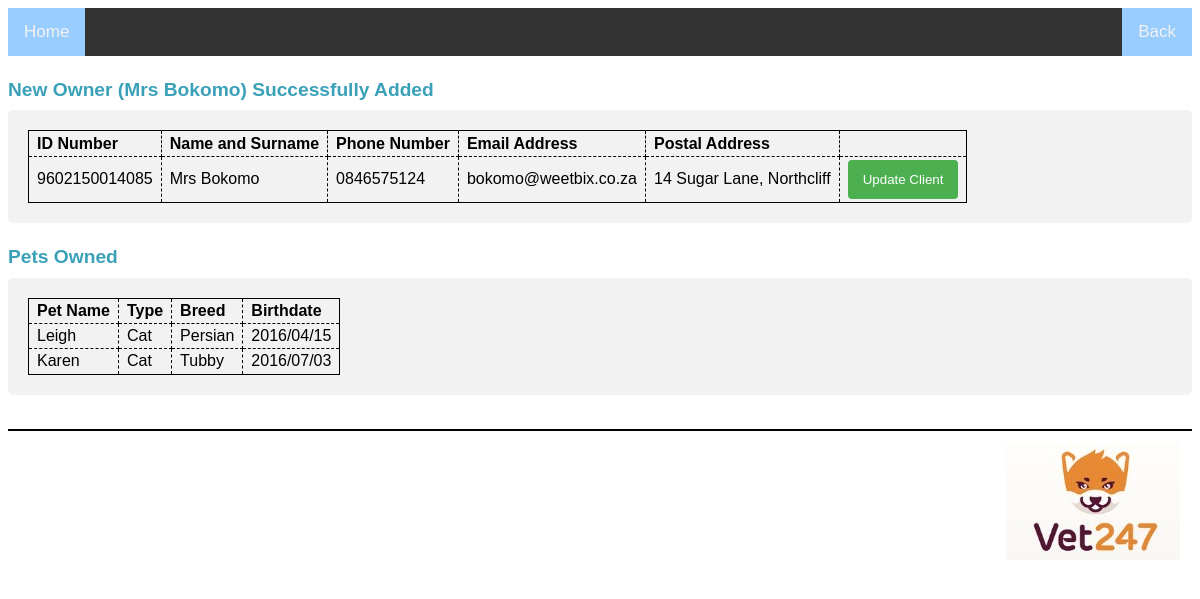
/owners/owner_result.php?new=9602150014085, run on the app's committed database.
### tables this page shows
CREATE TABLE `tblowners` (
  `ownerID` varchar(13) NOT NULL,
  `nameSurname` varchar(60) NOT NULL,
  `phoneNum` varchar(10) NOT NULL,
  `emailAdd` varchar(100) NOT NULL,
  `postalAdd` text NOT NULL
);

CREATE TABLE `tblpets` (
  `name` varchar(30) NOT NULL,
  `animalType` varchar(30) NOT NULL,
  `breed` varchar(30) NOT NULL,
  `ownerID` varchar(13) NOT NULL,
  `birthdate` varchar(30) NOT NULL
);

### util/functions.php (called while the page is built, shortened)
<?php
require('../model/connection.php');
function new_client() {
	if (htmlspecialchars($_GET['new']) != '') {
	$clientid = htmlspecialchars($_GET['new']);
	global $db;
	$queryAll = 'SELECT * FROM tblowners
             WHERE ownerID = :ownerID';
	$statementB = $db->prepare($queryAll);
	$statementB->bindValue(':ownerID', $clientid);
	$statementB->execute();
	$clients = $statementB->fetchAll();
	return $clients;
	}
}
function retrieve_pets($clientid) {
	global $db;
	$queryAll = 'SELECT * FROM tblpets
				 WHERE ownerID = :ownerID';
	$statementB = $db->prepare($queryAll);
	$statementB->bindValue(':ownerID', $clientid);
	$statementB->execute();
	$pets = $statementB->fetchAll();
	return $pets;
}
?>

### owners/owner_result.php (the view, shortened to what this page needs)
<?php
include '../util/functions.php';
if ($_GET['new'] != '') {
	$clients = new_client();
	foreach ($clients as $client) {
		$clientname = $client['nameSurname'];
		$clientid = $client['ownerID'];
	}
	$result = "New Owner ($clientname) Successfully Added";
	$pets = retrieve_pets($clientid);
}
?>
<!DOCTYPE html>
<html>
<head>
    <link rel="stylesheet" type="text/css" href="../view/main.css" />
	<link rel="stylesheet" href="https://cdnjs.cloudflare.com/ajax/libs/font-awesome/4.7.0/css/font-awesome.min.css"/>
</head>
<body>
<main>
	<br>
    <h2><?php echo $result;?></h2>
    <div class="container">
        <table>
            <tr>
                <th>ID Number</th>
                <th>Name and Surname</th>
                <th>Phone Number</th>
                <th>Email Address</th>
				<th>Postal Address</th>
            </tr>
            <?php foreach ($clients as $client) : ?>
            <tr>
                <td><?php echo $client['ownerID']; ?></td>
                <td><?php echo $client['nameSurname']; ?></td>
                <td><?php echo $client['phoneNum']; ?></td>
				<td><?php echo $client['emailAdd']; ?></td>
				<td><?php echo $client['postalAdd']; ?></td>
			<td><form action="update_owner.php" method="get">
                    <input type="submit" value="Update Client"></input>
            </form></td>
            </tr>
            <?php endforeach; ?>
        </table>
	</div>
	<br>
	<h2>Pets Owned</h2>
	<div class="container">
        <table>
            <tr>
                <th>Pet Name</th>
                <th>Type</th>
                <th>Breed</th>
                <th>Birthdate</th>
            </tr>
            <?php foreach ($pets as $pet) : ?>
            <tr>
                <td><?php echo $pet['name']; ?></td>
                <td><?php echo $pet['animalType']; ?></td>
                <td><?php echo $pet['breed']; ?></td>
				<td><?php echo $pet['birthdate']; ?></td>
            </tr>
            <?php endforeach; ?>
        </table>
	</div>
</main>
</body>
<br/>
<footer>
 <a class="logo"><img src="../view/logo2.jpg" style="padding: 12px 12px 12px 5px; float: right;"></a>
</footer>
</html>

### view/main.css (style rules this page uses)
body { margin-top: 0; font-family: sans-serif; background-color: white; padding: .5em; }
footer { clear: both; margin-top: 1em; border-top: 2px solid black; }
h2 { font-size: 120%; margin: 0; padding: .25em 0 .5em; }
h1, h2 { color: rgb(59, 161, 185); }
table { border: 1px solid black; border-collapse: collapse; }
td, th { border: 1px dashed black; padding: .2em .5em .2em .5em; vertical-align: centre; text-align: left; }
form { margin: 0; }
* { box-sizing: border-box; }
input[type=submit] { background-color: #4CAF50; color: white; padding: 12px 15px; border: none; border-radius: 4px; cursor: pointer; float: right; }
.container { border-radius: 5px; background-color: #f2f2f2; padding: 20px; }
body { margin:0;font-family:Arial }
.topnav { overflow: hidden; background-color: #333; }
.topnav a { float: left; display: block; color: #f2f2f2; text-align: center; padding: 14px 16px; text-decoration: none; font-size: 17px; }
.topnav-right { float: right; }
.active { background-color: #99ccff; color: white; }
::placeholder { color: #D3D3D3; }

### data on the page
tblowners: nameSurname "New Owner (Mrs Bokomo) Successfully Added", ownerID "9602150014085", nameSurname "Mrs Bokomo", phoneNum "0846575124", emailAdd "bokomo@weetbix.co.za", postalAdd "14 Sugar Lane, Northcliff"
tblpets: name "Leigh", animalType "Cat", breed "Persian", birthdate "2016/04/15"
tblpets: name "Karen", animalType "Cat", breed "Tubby", birthdate "2016/07/03"
